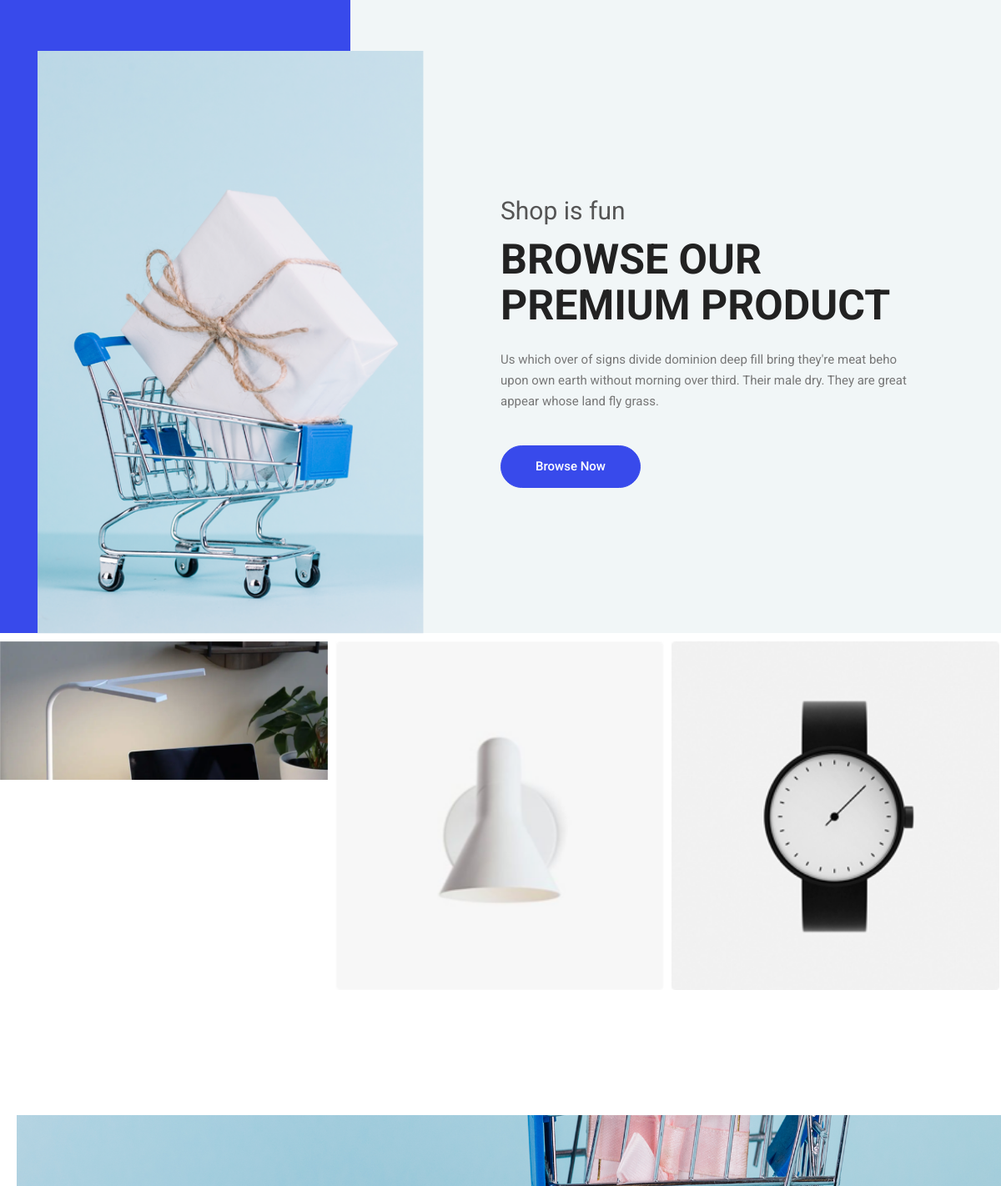
The app's page / (upper part), older data.
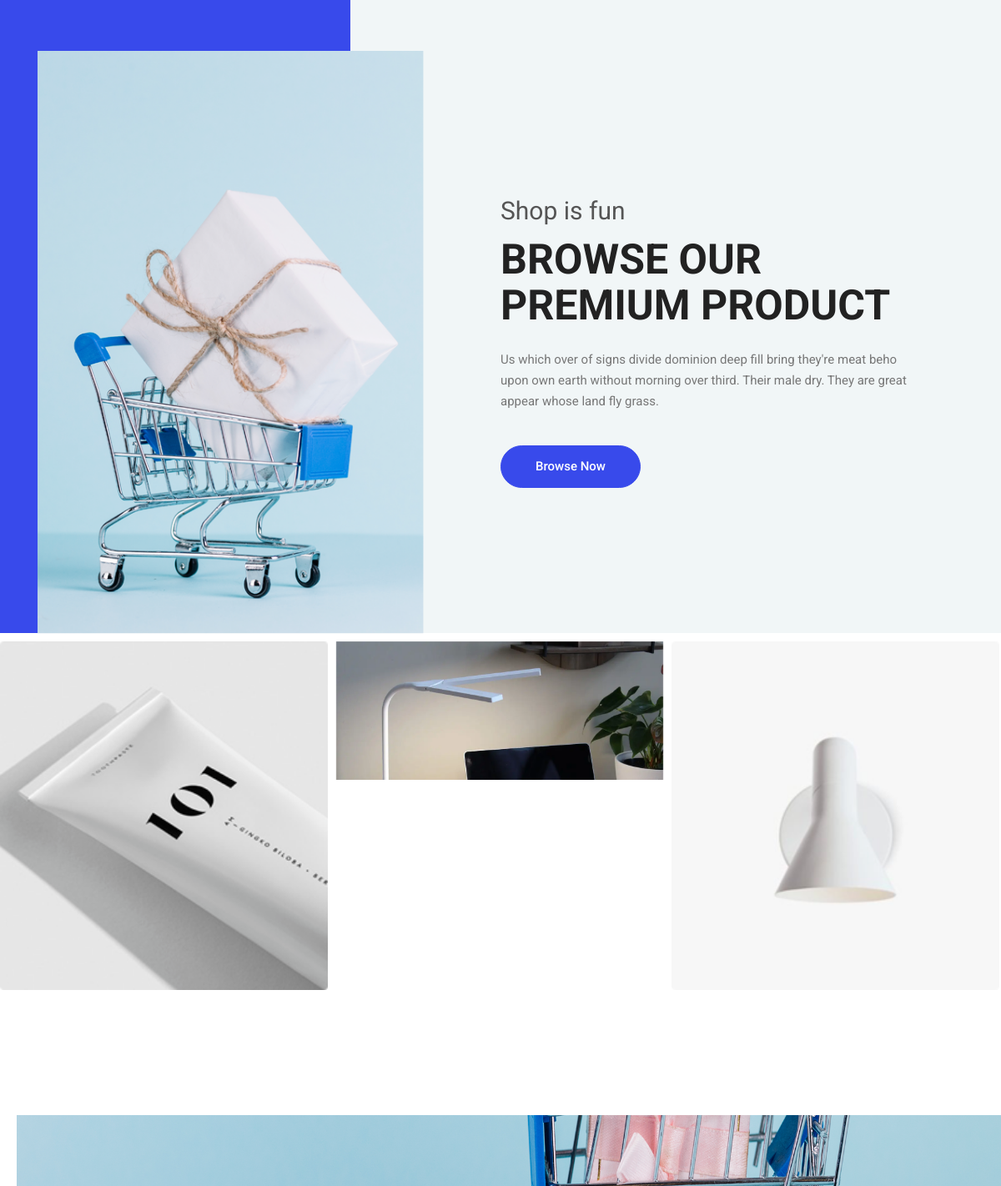
The same page, newer data.
### shop/models.py (models this page shows, shortened)
class Product(models.Model):
    COLOR_CHOICES = (
        ('B', 'Black'),
        ('Y', 'Yellow'),
        ('W', 'White'),
        ('A', 'Aqua'),
        ('G', 'Green'),
        ('BL', 'Blue')
    )
    title = models.CharField(max_length=25)
    brand = models.ForeignKey(ProductBrand, on_delete=models.CASCADE, null=True, blank=True)
    color = models.CharField(max_length=10, choices=COLOR_CHOICES)
    image = models.ImageField(upload_to='images', null=True, blank=True)
    price = models.IntegerField()
    description = models.TextField(db_index=True)
    create_date = models.DateField(null=True)
    slug = models.SlugField(default="", null=False, db_index=True, blank=True, max_length=200, unique=True,
                            verbose_name='slug title')
    category = models.ManyToManyField(ProductCategory)
    is_active = models.BooleanField(default=False, verbose_name='active')
    def __str__(self):
        return self.title
    class Meta:
        verbose_name = 'product'
        verbose_name_plural = 'products'

### home/views.py (the view)
# urls.py: path('', views.home_page, name='home-page')
def home_page(request):
    latest_products = Product.objects.all().order_by('-create_date')[:3]
    print(latest_products)
    return render(request, 'home/index.html', context={'latest_products': latest_products})

### shop/models.py (called while the page is built)
    def __str__(self):
        return self.title

### home/templates/home/index.html (shortened to what this page needs)
{% extends 'base.html' %}
{% load static %}
{% load render_partial %}
{% load thumbnail %}
{% block content %}
  <main class="site-main">
    <section class="hero-banner">
      <div class="container">
        <div class="row no-gutters align-items-center pt-60px">
          <div class="col-5 d-none d-sm-block">
            <div class="hero-banner__img">
              <img class="img-fluid" src="/static/img/home/hero-banner.png" alt="">
            </div>
          </div>
          <div class="col-sm-7 col-lg-6 offset-lg-1 pl-4 pl-md-5 pl-lg-0">
            <div class="hero-banner__content">
              <h4>Shop is fun</h4>
              <h1>Browse Our Premium Product</h1>
              <p>Us which over of signs divide dominion deep fill bring they're meat beho upon own earth without morning over third. Their male dry. They are great appear whose land fly grass.</p>
              <a class="button button-hero" href="#">Browse Now</a>
            </div>
          </div>
        </div>
      </div>
    </section>
    <section class="section-margin mt-0">
      <div class="owl-carousel owl-theme hero-carousel">
          {% for item in latest_products %}
        <div class="hero-carousel__slide">
        {% thumbnail item.image '300x270' quality=100 crop='center' as im %}
          <img src="{{ im.url }}" alt="" class="img-fluid">
        {% endthumbnail %}
        </div>
          {% endfor %}
      </div>
    </section>
    <section class="offer" id="parallax-1" data-anchor-target="#parallax-1" data-300-top="background-position: 20px 30px" data-top-bottom="background-position: 0 20px">
      <div class="container">
        <div class="row">
          <div class="col-xl-5">
            <div class="offer__content text-center">
            </div>
          </div>
        </div>
      </div>
    </section>
  </main>
{% endblock content %}

Row changes from the older to the newer data that the page shows:
no longer on this page (row unchanged): Product: shows a picture
added Product: shows a picture
